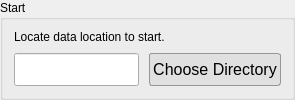
             <widget class="QGroupBox" name="groupBox_3">
              <property name="font">
               <font>
                <pointsize>9</pointsize>
               </font>
              </property>
              <property name="title">
               <string>Start</string>
              </property>
              <layout class="QVBoxLayout" name="verticalLayout_4" stretch="1,1">
               <property name="spacing">
                <number>0</number>
               </property>
               <property name="topMargin">
                <number>0</number>
               </property>
               <property name="bottomMargin">
                <number>11</number>
               </property>
               <item>
                <widget class="QLabel" name="label_13">
                 <property name="font">
                  <font>
                   <pointsize>9</pointsize>
                  </font>
                 </property>
                 <property name="text">
                  <string>Locate data location to start.</string>
                 </property>
                </widget>
               </item>
               <item>
                <layout class="QHBoxLayout" name="horizontalLayout">
                 <property name="spacing">
                  <number>10</number>
                 </property>
                 <item>
                  <widget class="QLineEdit" name="lineEdit_dir">
                   <property name="sizePolicy">
                    <sizepolicy hsizetype="Expanding" vsizetype="Preferred">
                     <horstretch>0</horstretch>
                     <verstretch>0</verstretch>
                    </sizepolicy>
                   </property>
                   <property name="font">
                    <font>
                     <pointsize>10</pointsize>
                    </font>
                   </property>
                  </widget>
                 </item>
                 <item>
                  <widget class="QPushButton" name="btn_openDirDialog">
                   <property name="sizePolicy">
                    <sizepolicy hsizetype="Preferred" vsizetype="Preferred">
                     <horstretch>0</horstretch>
                     <verstretch>0</verstretch>
                    </sizepolicy>
                   </property>
                   <property name="font">
                    <font>
                     <family>arial</family>
                     <pointsize>-1</pointsize>
                     <underline>false</underline>
                     <strikeout>false</strikeout>
                    </font>
                   </property>
                   <property name="toolTip">
                    <string>Choose data location to start analysis</string>
                   </property>
                   <property name="styleSheet">
                    <string notr="true">QPushButton {
	background-color: #e0e0e0;
	color:black;
	border-radius:3px;
    border:1px solid #faebeb;
	border-color: #969696;
    font-family:arial;
    font-size:16px;
    text-decoration:none;
	padding:3px;
    
}
QPushButton:disabled {
	background-color:#c7c7c7;
	border-radius:3px;
    border:1px solid #c7c7c7;
	border-color: #c7c7c7;
	color: #7d7d7d;
}

QPushButton:hover {
	background-color:#d4e9fa;
	border-radius:3px;
    border:1px solid #d4e9fa;
	border-color: #003cff;
	color: black;
}</string>
                   </property>
                   <property name="text">
                    <string>Choose Directory</string>
                   </property>
                  </widget>
                 </item>
                </layout>
               </item>
              </layout>
             </widget>
